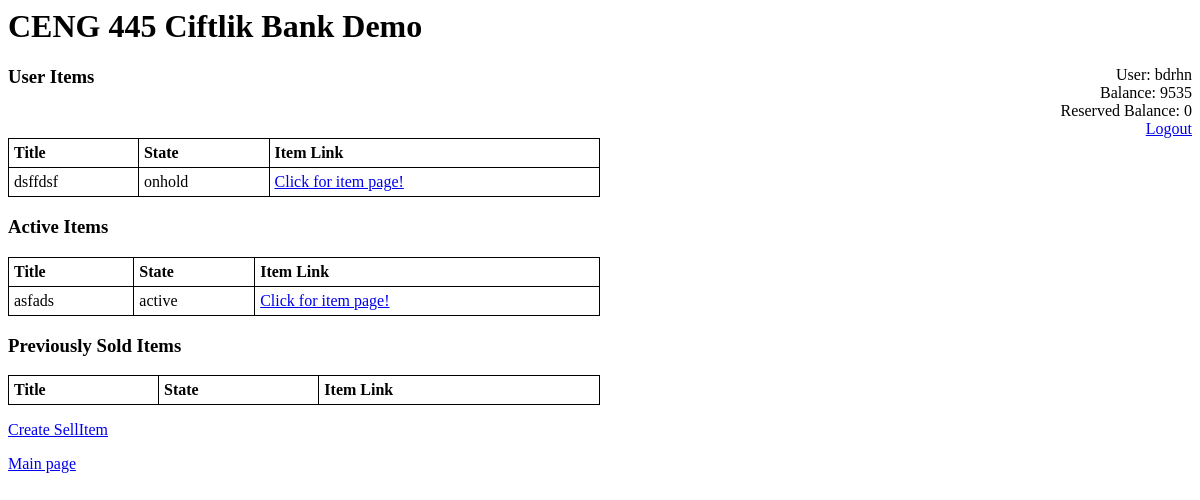
The page /ciftlikbank/ (signed in) on the database as committed earlier.
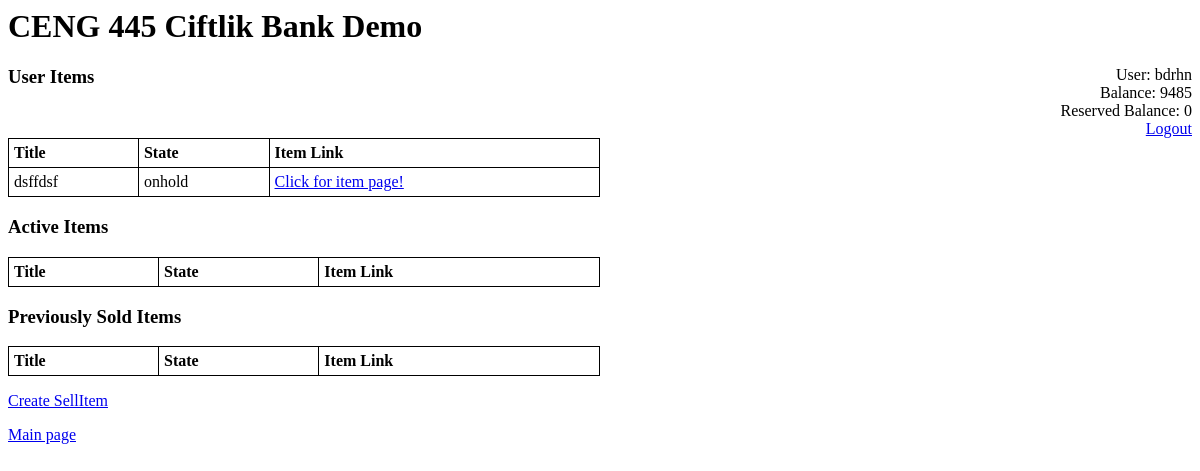
The same page on the database as committed later.
### ciftlikbank/models.py (models this page shows, shortened)
class Person(models.Model):
    namesurname = models.CharField(max_length=30)
    user = models.OneToOneField(User, on_delete=models.CASCADE, null = True)
    balance = models.IntegerField()
    reserved_balance = models.IntegerField()
    expenses = models.IntegerField()
    income = models.IntegerField()
    verification_number = models.CharField(max_length=30, null=True)

class SellItem(models.Model):
    owner = models.ForeignKey(User, related_name='owner',on_delete=models.CASCADE)
    title = models.CharField(max_length=30)
    itemtype = models.CharField(max_length=30)
    description = models.CharField(max_length=30)
    auction_type = models.CharField(max_length=30)
    image = models.ImageField(upload_to='media', null=True, blank=True)
    state = models.CharField(max_length=6,choices=STATES, default='onhold')
    auction_started = models.BooleanField(default=False)
    current_bidder = models.ForeignKey(User, null=True, related_name='current_bidder', on_delete=models.DO_NOTHING)
    current_value = models.IntegerField(default=0)
    auction_started_at = models.DateTimeField(null=True)
    auction_ended_at = models.DateTimeField(null=True)
    created_at = models.DateTimeField(auto_now_add=True)
    updated_at = models.DateTimeField(auto_now=True)

### ciftlikbank/views.py (the view)
# urls.py: path('', views.index, name='index'),
@login_required
def index(request):
	try:
		owner = User.objects.get(id = request.user.id)
		user_items = SellItem.objects.filter(owner=owner)
		active_items = SellItem.objects.filter(state='active').exclude(owner=owner)
		sold_items = SellItem.objects.filter(state='sold').exclude(owner=owner)
		person = Person.objects.get(user_id = request.user.id)
	except:
		logout_view(request)
		return redirect('/ciftlikbank')
	return render(request,'index.html',
		{
			"user_items": user_items,
			"active_items": active_items,
			"sold_items": sold_items,
			"person": person
		}
	)

### ciftlikbank/templates/index.html (shortened to what this page needs)
{% extends 'base.html' %}
{% block "body" %}
  <h3>User Items</h3>
  <table style="width:50%">
    <tr>
      <th>Title</th>
      <th>State</th>
      <th>Item Link</th>
    </tr>
    {% for item in user_items %}
      <tr>
        <td>{{item.title}}</td>
        <td>{{item.state}}</td>
        <td>
          <a href="view/{{item.id}}"> Click for item page! </a>
        </td>
      </tr>
    {% endfor %}
  </table>
  <h3>Active Items</h3>
  <table style="width:50%">
    <tr>
        <th>Title</th>
        <th>State</th>
        <th>Item Link</th>
    </tr>
    {% for item in active_items %}
      <tr>
        <td>{{item.title}}</td>
        <td>{{item.state}}</td>
        <td>
          <a href="view/{{item.id}}"> Click for item page! </a>
        </td>
      </tr>
    {% endfor %}
  </table>
  <h3>Previously Sold Items</h3>
  <table style="width:50%">
    <tr>
        <th>Title</th>
        <th>State</th>
        <th>Item Link</th>
    </tr>
  </table>
  <p><a href="{% url 'sell_item_create' %}">Create SellItem</a></p>
{% endblock %}

### ciftlikbank/templates/base.html (shortened to what this page needs)
<html>
    <body>
				<h1> CENG 445 Ciftlik Bank Demo </h1>
		<div align="right" style="margin-left: 710px; float:right">
		{% if request.user.is_authenticated %}
			User: {{ request.user }}<br>
			{% if person %}
				Balance: {{person.balance}}<br>
				Reserved Balance: {{person.reserved_balance}}<br>
			{% endif %}
				<a href="/accounts/logout?next=/ciftlikbank">Logout</a>
		{% endif %}
		</div>
		<div>
			{% block "body" %}
			{% endblock %}
		</div>
	<a href="/ciftlikbank">Main page</a>
		</body>
</html>

Rows that differ between the two databases and show on the page:
removed SellItem: title "asfads", state "active", shown under "Active Items"
changed Person: balance "9535" → "9485"
